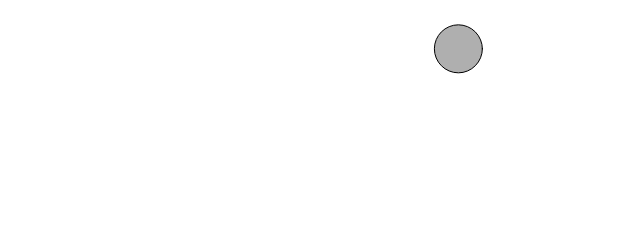
Frame 1 (no input)
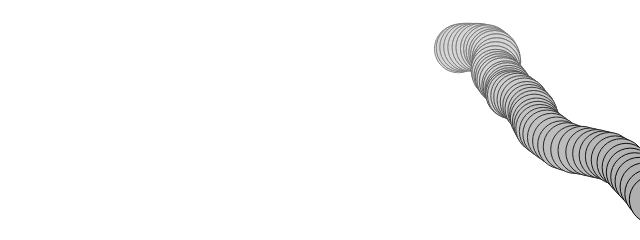
Frame 60 (no input)
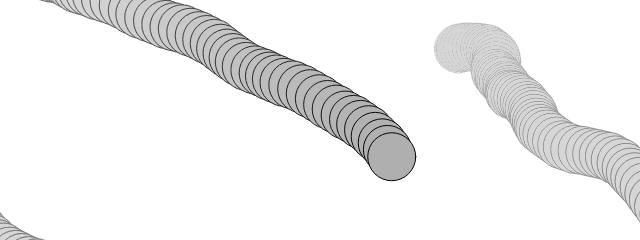
Frame 120 (the mouse pressed at the canvas centre since frame 60)

The p5.js sketch that drew these frames (run headless with seeded random() and noise() and a simulated clock; from frame 60 on, the mouse is pressed at the canvas centre):

// p5.js sketch
// ── sketch.js
class Mover {
    constructor() {
        this.position = createVector(random(width), random(height));
        this.velocity = createVector(0, 0);
        this.diameter = 48;
        this.radius = this.diameter / 2;
        this.topSpeed = 10;
    }

    update() {
        this.acceleration = p5.Vector.random2D();
        this.acceleration.mult(random(2));
        this.velocity.add(this.acceleration);
        this.position.add(this.velocity);
        this.velocity.limit(this.topSpeed);
    }

    show() {
        stroke(0);
        fill(175);
        circle(this.position.x, this.position.y, this.diameter);
    }

    checkEdges() {
        if (this.position.x > width + this.radius) {
            this.position.x = -this.radius;
        } else if (this.position.x < -this.radius) {
            this.position.x = width + this.radius;
        }

        if (this.position.y > height + this.radius) {
            this.position.y = -this.radius;
        } else if (this.position.y < -this.radius) {
            this.position.y = height + this.radius;
        }
    }
}


let mover;

function setup() {
    createCanvas(640, 240);

    mover = new Mover();
}

function draw() {
    background(220, 3);

    mover.update();
    mover.checkEdges();
    mover.show();
}
